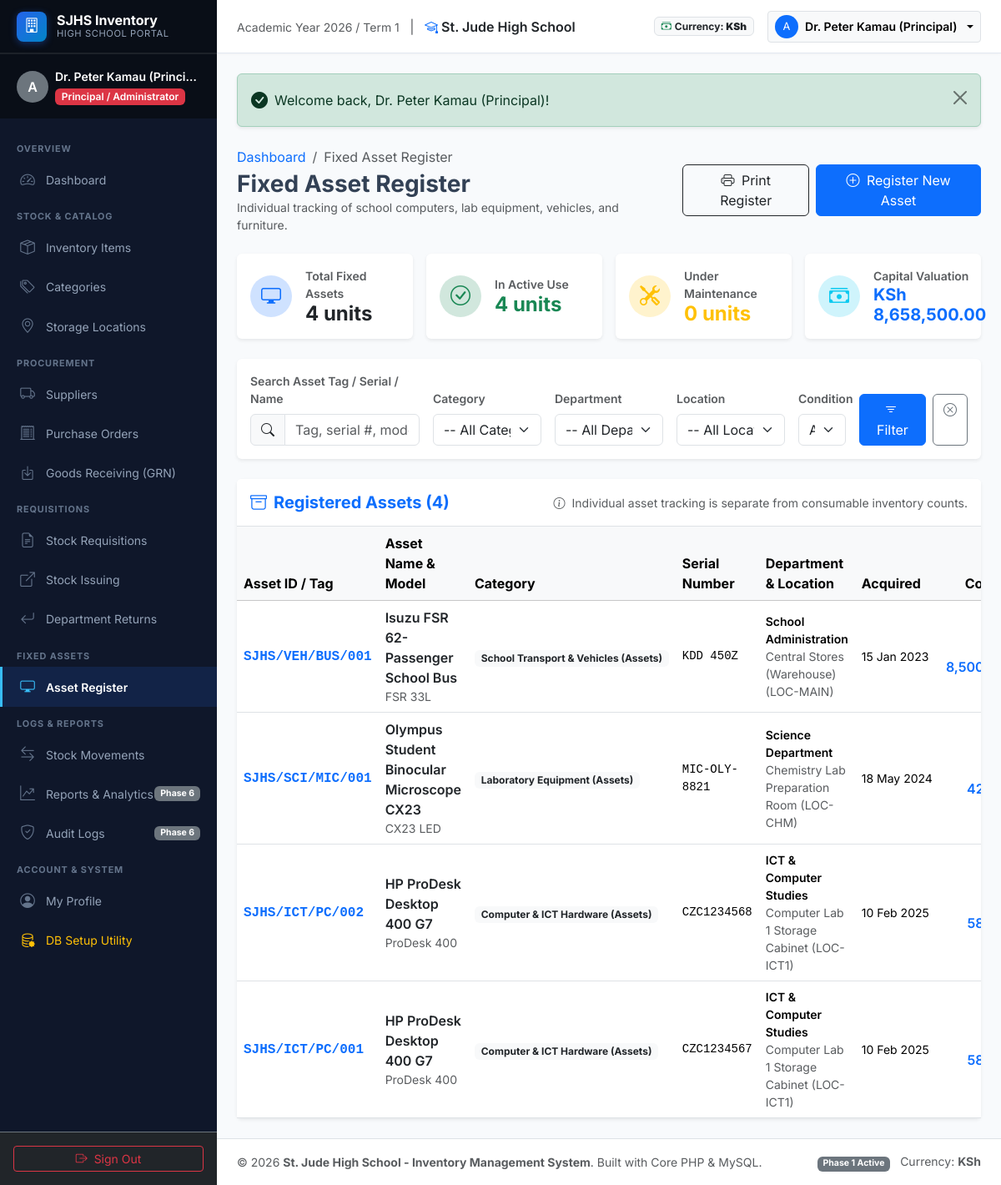
The page /public/assets.php (signed in) on the database its author committed.
### tables this page shows
CREATE TABLE `fixed_assets` (
  `id` INT UNSIGNED NOT NULL AUTO_INCREMENT,
  `asset_tag` VARCHAR(50) NOT NULL,
  `name` VARCHAR(150) NOT NULL,
  `category_id` INT UNSIGNED NOT NULL,
  `department_id` INT UNSIGNED NOT NULL,
  `location_id` INT UNSIGNED NOT NULL,
  `item_id` INT UNSIGNED NULL DEFAULT NULL,
  `serial_number` VARCHAR(100) NULL DEFAULT NULL,
  `model` VARCHAR(100) NULL DEFAULT NULL,
  `manufacturer` VARCHAR(100) NULL DEFAULT NULL,
  `purchase_date` DATE NOT NULL,
  `purchase_cost` DECIMAL(12,2) NOT NULL DEFAULT 0.00,
  `condition_status` ENUM('new', 'good', 'fair', 'damaged', 'disposed') NOT NULL DEFAULT 'good',
  `status` ENUM('in_use', 'under_maintenance', 'disposed', 'written_off') NOT NULL DEFAULT 'in_use',
  `assigned_to` VARCHAR(100) NULL DEFAULT NULL,
  `notes` TEXT NULL DEFAULT NULL,
  `created_at` TIMESTAMP NOT NULL DEFAULT CURRENT_TIMESTAMP,
  `updated_at` TIMESTAMP NOT NULL DEFAULT CURRENT_TIMESTAMP ON UPDATE CURRENT_TIMESTAMP,
  PRIMARY KEY (`id`),
  UNIQUE KEY `uk_fa_tag` (`asset_tag`),
  KEY `idx_fa_category` (`category_id`),
  KEY `idx_fa_dept` (`department_id`),
  KEY `idx_fa_location` (`location_id`),
  KEY `idx_fa_condition` (`condition_status`),
  KEY `idx_fa_status` (`status`),
  CONSTRAINT `fk_fa_category` FOREIGN KEY (`category_id`) 
    REFERENCES `categories` (`id`) ON DELETE RESTRICT ON UPDATE CASCADE,
  CONSTRAINT `fk_fa_dept` FOREIGN KEY (`department_id`) 
    REFERENCES `departments` (`id`) ON DELETE RESTRICT ON UPDATE CASCADE,
  CONSTRAINT `fk_fa_location` FOREIGN KEY (`location_id`) 
    REFERENCES `locations` (`id`) ON DELETE RESTRICT ON UPDATE CASCADE,
  CONSTRAINT `fk_fa_item` FOREIGN KEY (`item_id`) 
    REFERENCES `items` (`id`) ON DELETE SET NULL ON UPDATE CASCADE
);

CREATE TABLE `categories` (
  `id` INT UNSIGNED NOT NULL AUTO_INCREMENT,
  `code` VARCHAR(20) NOT NULL,
  `name` VARCHAR(100) NOT NULL,
  `is_asset_category` TINYINT(1) NOT NULL DEFAULT 0,
  `description` TEXT NULL DEFAULT NULL,
  `created_at` TIMESTAMP NOT NULL DEFAULT CURRENT_TIMESTAMP,
  `updated_at` TIMESTAMP NOT NULL DEFAULT CURRENT_TIMESTAMP ON UPDATE CURRENT_TIMESTAMP,
  PRIMARY KEY (`id`),
  UNIQUE KEY `uk_cat_code` (`code`),
  KEY `idx_cat_is_asset` (`is_asset_category`)
);

CREATE TABLE `departments` (
  `id` INT UNSIGNED NOT NULL AUTO_INCREMENT,
  `code` VARCHAR(20) NOT NULL,
  `name` VARCHAR(100) NOT NULL,
  `head_name` VARCHAR(100) NULL DEFAULT NULL,
  `contact_email` VARCHAR(120) NULL DEFAULT NULL,
  `description` TEXT NULL DEFAULT NULL,
  `created_at` TIMESTAMP NOT NULL DEFAULT CURRENT_TIMESTAMP,
  `updated_at` TIMESTAMP NOT NULL DEFAULT CURRENT_TIMESTAMP ON UPDATE CURRENT_TIMESTAMP,
  PRIMARY KEY (`id`),
  UNIQUE KEY `uk_dept_code` (`code`),
  UNIQUE KEY `uk_dept_name` (`name`)
);

CREATE TABLE `locations` (
  `id` INT UNSIGNED NOT NULL AUTO_INCREMENT,
  `code` VARCHAR(20) NOT NULL,
  `name` VARCHAR(100) NOT NULL,
  `type` ENUM('main_store', 'department_store', 'laboratory', 'workshop', 'kitchen', 'library', 'office') NOT NULL DEFAULT 'main_store',
  `description` TEXT NULL DEFAULT NULL,
  `created_at` TIMESTAMP NOT NULL DEFAULT CURRENT_TIMESTAMP,
  `updated_at` TIMESTAMP NOT NULL DEFAULT CURRENT_TIMESTAMP ON UPDATE CURRENT_TIMESTAMP,
  PRIMARY KEY (`id`),
  UNIQUE KEY `uk_loc_code` (`code`),
  KEY `idx_loc_type` (`type`)
);

### public/assets.php (the view, shortened to what the rows shown need)
<?php
require_once __DIR__ . '/../includes/helpers.php';
$pdo = Database::getConnection();
$where = ["1=1"];
$params = [];
$whereClause = implode(" AND ", $where);
$sql = "
    SELECT fa.*, c.name AS category_name,
           d.name AS department_name, d.code AS department_code,
           l.name AS location_name, l.code AS location_code, l.type AS location_type
    FROM `fixed_assets` fa
    JOIN `categories` c ON fa.category_id = c.id
    JOIN `departments` d ON fa.department_id = d.id
    JOIN `locations` l ON fa.location_id = l.id
    WHERE {$whereClause}
    ORDER BY fa.id DESC
";
$stmt = $pdo->prepare($sql);
$stmt->execute($params);
$assets = $stmt->fetchAll();
require_once __DIR__ . '/../includes/header.php';
?>
<div class="row mb-4 align-items-center">
    <div class="col-md-7">
        <h2 class="h3 fw-bold mb-0">Fixed Asset Register</h2>
    </div>
</div>
<div class="card shadow-sm border-0">
    <div class="card-body p-0">
        <?php if (empty($assets)): ?>
            <div class="p-5 text-center text-muted">
                <i class="bi bi-inbox display-4 d-block mb-3 text-secondary opacity-50"></i>
                <h5>No fixed assets found</h5>
                <p class="small text-muted">No registered equipment matches the selected search and filter criteria.</p>
                <?php if (has_role(['admin', 'storekeeper'])): ?>
                    <a href="<?= e(url('public/asset_create.php')) ?>" class="btn btn-primary btn-sm mt-2">
                        <i class="bi bi-plus-circle me-1"></i> Register New Asset
                    </a>
                <?php endif; ?>
            </div>
        <?php else: ?>
            <div class="table-responsive">
                <table class="table table-hover align-middle mb-0">
                    <thead class="table-light">
                        <tr>
                            <th>Asset ID / Tag</th>
                            <th>Asset Name & Model</th>
                            <th>Category</th>
                            <th>Serial Number</th>
                            <th>Department & Location</th>
                            <th>Acquired</th>
                            <th class="text-end">Cost (KSh)</th>
                        </tr>
                    </thead>
                    <tbody>
                        <?php foreach ($assets as $a): ?>
                            <tr>
                                <td class="fw-bold font-monospace text-primary">
                                    <a href="<?= e(url('public/asset_view.php?id=' . $a['id'])) ?>" class="text-decoration-none">
                                        <?= e($a['asset_tag']) ?>
                                    </a>
                                </td>
                                <td>
                                    <div class="fw-semibold text-dark">
                                        <a href="<?= e(url('public/asset_view.php?id=' . $a['id'])) ?>" class="text-decoration-none text-dark">
                                            <?= e($a['name']) ?>
                                        </a>
                                    </div>
                                    <div class="text-muted small"><?= e($a['model'] ?: $a['manufacturer'] ?: 'Standard') ?></div>
                                </td>
                                <td><span class="badge bg-light text-dark"><?= e($a['category_name']) ?></span></td>
                                <td class="font-monospace small"><?= e($a['serial_number'] ?: '<span class="text-muted">N/A</span>') ?></td>
                                <td>
                                    <div class="fw-semibold small"><?= e($a['department_name']) ?></div>
                                    <div class="text-muted small"><?= e($a['location_name']) ?> (<?= e($a['location_code']) ?>)</div>
                                </td>
                                <td class="small text-nowrap"><?= e(date('d M Y', strtotime($a['purchase_date']))) ?></td>
                                <td class="text-end fw-semibold text-primary"><?= format_currency((float)$a['purchase_cost']) ?></td>
                            </tr>
                        <?php endforeach; ?>
                    </tbody>
                </table>
            </div>
        <?php endif; ?>
    </div>
</div>
<?php require_once __DIR__ . '/../includes/footer.php'; ?>

### rows shown on the page
fixed_assets: asset_tag "SJHS/VEH/BUS/001", name "Isuzu FSR 62-Passenger School Bus", model "FSR 33L", category.name "School Transport & Vehicles (Assets)", serial_number "KDD 450Z", department.name "School Administration", location.name "Central Stores (Warehouse)", location.code "LOC-MAIN", purchase_date "15 Jan 2023"
fixed_assets: asset_tag "SJHS/SCI/MIC/001", name "Olympus Student Binocular Microscope CX23", model "CX23 LED", category.name "Laboratory Equipment (Assets)", serial_number "MIC-OLY-8821", department.name "Science Department", location.name "Chemistry Lab Preparation Room", location.code "LOC-CHM", purchase_date "18 May 2024"
fixed_assets: asset_tag "SJHS/ICT/PC/002", name "HP ProDesk Desktop 400 G7", model "ProDesk 400", category.name "Computer & ICT Hardware (Assets)", serial_number "CZC1234568", department.name "ICT & Computer Studies", location.name "Computer Lab 1 Storage Cabinet", location.code "LOC-ICT1", purchase_date "10 Feb 2025"
fixed_assets: asset_tag "SJHS/ICT/PC/001", name "HP ProDesk Desktop 400 G7", model "ProDesk 400", category.name "Computer & ICT Hardware (Assets)", serial_number "CZC1234567", department.name "ICT & Computer Studies", location.name "Computer Lab 1 Storage Cabinet", location.code "LOC-ICT1", purchase_date "10 Feb 2025"

### other values the page prints
substr(e($user['username']), 0, 1) "A"
$user['full_name'] "Dr. Peter Kamau (Princi…"
role_display_name($user['role']) "Principal / Administrator"
$user['full_name'] "Dr. Peter Kamau (Principal)"
$flash['message'] "Welcome back, Dr. Peter Kamau (Principal)!"
$stats['total_assets'] "4"
$stats['in_use_count'] "4"
$stats['under_maintenance_count'] "0"
format_currency($stats['total_acquisition_cost']) "KSh 8,658,500.00"
count($assets) "4"
APP_NAME "St. Jude High School - Inventory Management System"
